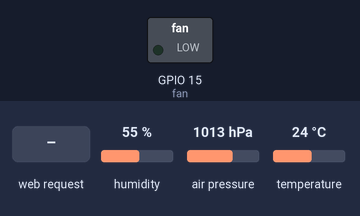
Bench run of a sketch on a simulated ESP8266 (NodeMCU). Parts: switched loads named in the sketch (green lamp = pin HIGH). The inputs (shaded band) are chosen by the test bench; at power-on: humidity 55 %, air pressure 1013 hPa, temperature 24 °C. WiFi joins after 1.5 s; servers stay silent unless stated; uploads are accepted with an empty reply; what the sketch prints to the serial monitor is not drawn.

Above: at 2.7 s.
2.8 s: HTTP request GET /togglefan received
At 7.0 s:
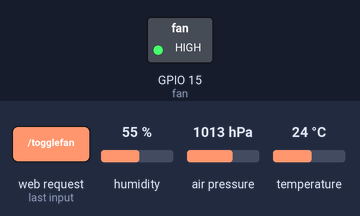
Timing chart, 0 to 8.5 s (numbered marks = the images above; inputs shaded):
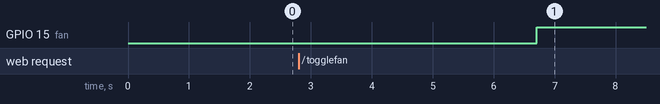

Measured:
- after the input at 2.8 s, GPIO 15 (fan): LOW → HIGH after 3.9 s

The sketch:

sensor.ino
```cpp
#include <ESP8266HTTPClient.h>
#include <ESP8266WiFiMulti.h>
#include <ESP8266WebServer.h>
#include <WiFiClient.h>
#include <Wire.h>

#include <Adafruit_BME280.h>

#include <ArduinoJson.h>
#include <SoftwareSerial.h>

const uint32_t BAUD_RATE     = 115200;

const uint8_t  DATA_POINTS   = 5;

const uint16_t DELAY         = 5000;

const char     POST_URL[]    = "http://192.168.43.201:4001/api/data/new";

const char     SENSOR_TYPE[] = "Adafruit BME280";

const char     WIFI_SSID[]   = "Dream";
const char     WIFI_PASS[]   = "bananaman";

//static const uint8_t D0   = 16;
//static const uint8_t D1   = 5;
//static const uint8_t D2   = 4;
//static const uint8_t D3   = 0;
//static const uint8_t D4   = 2;
//static const uint8_t D5   = 14;
//static const uint8_t D6   = 12;
//static const uint8_t D7   = 13;
//static const uint8_t D8   = 15;
//static const uint8_t RX   = 3;
//static const uint8_t TX   = 1;

int fan = 15;

Adafruit_BME280 sensor;

ESP8266WiFiMulti WiFiMulti;

ESP8266WebServer webServer(80);

void setup()
{
  Serial.begin(BAUD_RATE);
  pinMode(fan, OUTPUT);
  digitalWrite(fan, LOW);

  Wire.begin();
  if (!sensor.begin(0x76))
  {
    Serial.println("Error: Sensor not found! Please check the connection.");
  }

  WiFi.mode(WIFI_STA);
  WiFiMulti.addAP(WIFI_SSID, WIFI_PASS);


  while (WiFiMulti.run() != WL_CONNECTED)
  {
    delay(500);
    Serial.println("Waiting for connection.");
  }

  webServer.on("/togglefan", handleToggleFanClientRequest); // Set the handler function
  webServer.begin(); //Start the actual server
  Serial.println("Server is listening.");
}

void handleToggleFanClientRequest()
{
  // Do fan toggle
  digitalWrite(fan, !digitalRead(fan));

  // Set return message and status
  webServer.send(200, "text/plain", "Fan toggled.");
  return;
}

void loop()
{
  if (WiFiMulti.run() == WL_CONNECTED)
  {
    webServer.handleClient(); // Handle requests

    StaticJsonDocument<JSON_OBJECT_SIZE(DATA_POINTS)> doc;
    Serial.println("IP: ");
    Serial.println(WiFi.localIP());

    doc["sensorType"]  = WiFi.localIP().toString();
    doc["temperature"] = sensor.readTemperature();
    doc["humidity"]    = sensor.readHumidity();
    doc["pressure"]    = sensor.readPressure();
    doc["fan"]         = digitalRead(fan) == HIGH ? "true" : "false";
    //doc["sensor IP"]   = WiFi.localIP();
    float t = sensor.readTemperature();
    Serial.print("sensor temp :");
    Serial.print(t);

    String jsonSerial = "";
    serializeJson(doc, jsonSerial);

    HTTPClient http;
    WiFiClient wifi;

    Serial.println();

    Serial.println("[HTTP] Begin...");
    if (http.begin(wifi, POST_URL))
    {
      http.addHeader("Content-Type", "application/json");

      Serial.print("[HTTP] POST...");
      int httpCode = http.POST(jsonSerial);

      if (httpCode == HTTP_CODE_OK)
      {
        Serial.printf(" code: %d\n", httpCode);
      }
      else
      {
        Serial.printf(" failed, error: %s\n", http.errorToString(httpCode).c_str());
      }
      http.end();
    }
    else
    {
      Serial.println("[HTTP] Unable to connect.");
    }
    Serial.println("---");
  }

  delay(DELAY);
}
```
